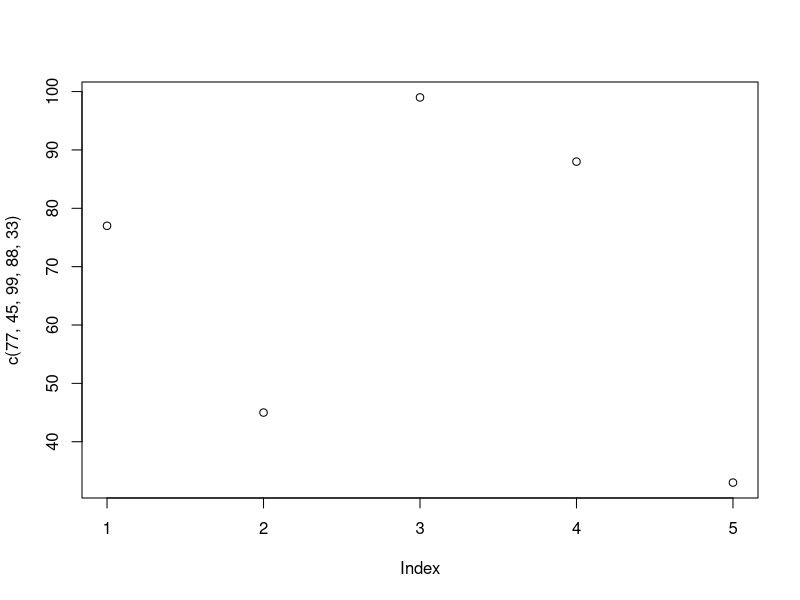

This figure's R source:
## ---- chunk 1
knitr::opts_chunk$set(echo = TRUE)
## ---- chunk 2
47-50; 89+6; 5 * 8; 54/870

cos(96); sin(96); tan(96)
## ---- chunk 3
sd(c(7,81,4,53,82,11,90, na.rm = FALSE)); mean(c(111, 65, 78, 93, 299)); min(c(9, 4, 7, 2)); max(c(9, 7, 2, 5))

plot(c(77, 45, 99, 88, 33))
## ---- chunk 4
#Create Variable "A" with a value of "1"
A <- 1;
#Create Variable "B" with a value of "2"
B <- 2;

#Do mathematical functions with variables "A" & "B" (division, multiplication, addition, subtraction)
A/B; A * B; A + B; A - B;

#Square variables "A" and "B" on two seperate lines
A^2; B^2;
## ---- chunk 5
#Determine the data type of variable A.
A <- 1; print(class(A)); print(is.numeric(A)); print(is.character(A)); print(is.logical(A))
## ---- chunk 6
C <- 7;
D <- "7"; 
#C + D results in a *"Line 74 Error in C + D : non-numberic argument to binary operator Calls"* and halts the Excecution.
## ---- chunk 7
D <- as.numeric(D);
C + D;
## ---- chunk 8
E <- c(5,6,7,8,9); print(E); typeof(E); class(E); length(E);

## ---- chunk 9
E[c(FALSE, TRUE, FALSE, TRUE, FALSE, TRUE)];
## ---- chunk 10
print(E);
E[3] <- 9;
print(E);
## ---- chunk 11
F <- 4:20; print(F);
F[5]; F[c(5,9)]; F[-5];
## ---- chunk 12
F[F<4]; F[F < 5];
## ---- chunk 13
#Here we're making a new variable G, as a list; it has both character and numeric data types inside of it (something a vector cannot do).
G <- list("fox", "phoenix", "water", 9); print(G); str(G);
## ---- chunk 14
G[1]; G[[1]];
## ---- chunk 15
G[[4]] <- NULL; print(G)
## ---- chunk 16

H <- matrix(c(1,4,5,5,2,1), nrow=3, ncol=2, dimnames=list(c("Spider", "Fox", "Dog"), c("Likes the Animal", "Dislikes the Animal"))); print(H)
#These are some commands to investigate the matrix.
attributes(H); colnames(H); rownames(H);
## ---- chunk 17
print(H); H[,1]; H[2,]; H[-1,]; H[2,2]
## ---- chunk 18
#oh no!  Suddenly a bunch of dog-disliking people stormed in to our animal survey!  Now our results are not very useful, because this is obviously a biased sample.
H[3,2] <- 66; print(H);
## ---- chunk 19
K <- cbind(c("old", "old"), c("old", "old")); print(K); L <- rbind(K, c("new", "new")); print(L)
## ---- chunk 20
print(L); L <- t(L);print(L)
## ---- chunk 21
RilA <- data.frame(number_of_legs=c(0, 4, 8), animal=c("Snake", "Fox", "Spider"), Rileys_Opinion=c("good", "good", "AAAAAAAA")); print(RilA)
## ---- chunk 22
#where looks in the directory; /F formats the results to have quotes around them, /R Recursive looks into ALL directories, * is a wildcard that can include anything before the .csv result.
#C:\Users\Persimmon>where /F /R %userprofile% *.csv
## ---- chunk 23
Madoka <- read.csv(file="../data_sources/Madoka Magika Volume 1-3.csv"); print(Madoka);
## ---- chunk 24
str(Madoka);ncol(Madoka);nrow(Madoka); Madoka[0]; Madoka[,0];
## ---- chunk 25
Smallmad <- Madoka[1:5,]; print(Smallmad)
## ---- chunk 26
Smallmad[5,3] <- "The angriest Madoka"; print(Smallmad); Smallmad[5,3] <- "00:10:39";
## ---- chunk 27
pumpkin <- c(1:13); print(pumpkin)
## ---- chunk 28
for (p in pumpkin) {
    #for each element/value in pumpkin, print if that value is divisible by 2 
  }
## ---- chunk 29
for (p in pumpkin) {
    #	for each element/value in pumpkin, print if that value is divisible by 2
    if(p %% 2 != 0) { 
        message(p, " NO, pumpkin not divisible by 2");
        #cat(sprintf("%d is not divisible by 2\n", p))
    } else {
        message(p, " YES, pumpkin divisible by 2");
        #cat(sprintf("%d is\n", p));
    }
}
## ---- chunk 30
#for (pumpkin in 1:13) {
     #for each element/value in pumpkin, print if that value is divisible by 2
 #}
 #if(pumpkin %% 2 != 0) { 
 #+ print("NO, pumpkin not divisible by 2");
     #+ } else {
     #+ print("YES, pumpkin divisible by 2");
